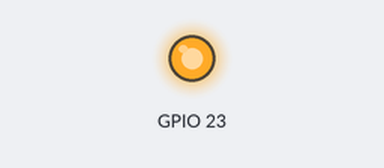
Recording of a program running on a simulated Raspberry Pi (BCM pin numbers). On the bench: output pins drawn as LEDs (lit = HIGH).

Above: at 1.0 s.
At 4.5 s:
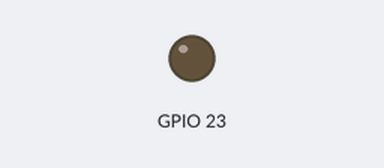
Timing chart, 0 to 9.1 s (numbered marks = the images above):
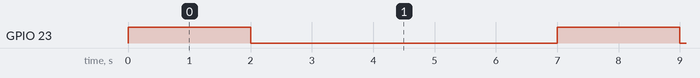

Measured:
- by itself, GPIO 23: alternates HIGH for 2.0 s and LOW for 5.0 s

The program:

motor_test.py
```python
import RPi.GPIO as GPIO
import time
GPIO.setmode(GPIO.BCM)
GPIO.setup(23, GPIO.OUT)

while(1):
 # Spool up motors for 2 seconds
 GPIO.output(23, GPIO.HIGH)
 time.sleep(2)

 # Turn off motors and wait 5 seconds
 GPIO.output(23, GPIO.LOW)
 time.sleep(5)
```
